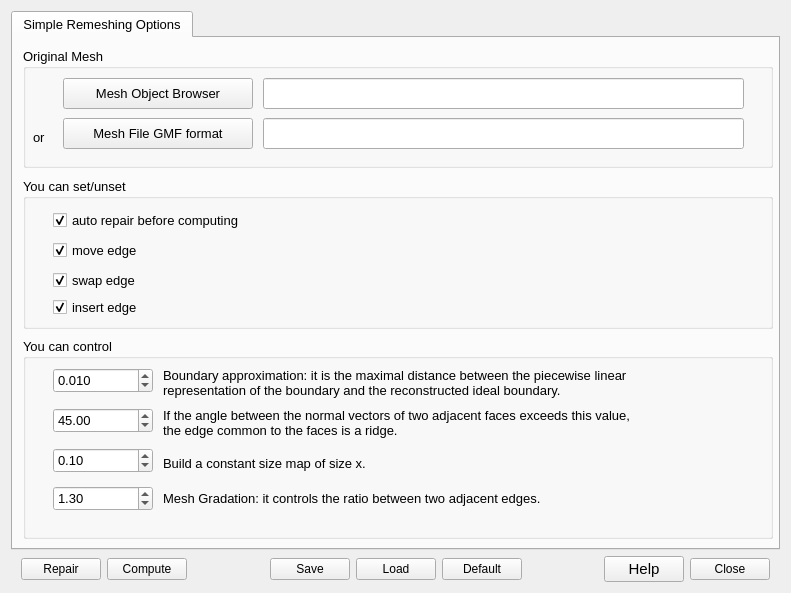
<?xml version="1.0" encoding="UTF-8"?>
<ui version="4.0">
 <class>MmgPlugDialog</class>
 <widget class="QWidget" name="MmgPlugDialog">
  <property name="geometry">
   <rect>
    <x>0</x>
    <y>0</y>
    <width>791</width>
    <height>593</height>
   </rect>
  </property>
  <property name="windowTitle">
   <string>MMG : Remeshing tool</string>
  </property>
  <property name="sizeGripEnabled" stdset="0">
   <bool>false</bool>
  </property>
  <layout class="QGridLayout" name="gridLayout">
   <item row="2" column="0">
    <layout class="QHBoxLayout" name="horizontalLayout">
     <item>
      <spacer name="horizontalSpacer_xx">
       <property name="orientation">
        <enum>Qt::Horizontal</enum>
       </property>
       <property name="sizeType">
        <enum>QSizePolicy::Minimum</enum>
       </property>
       <property name="sizeHint" stdset="0">
        <size>
         <width>10</width>
         <height>20</height>
        </size>
       </property>
      </spacer>
     </item>
     <item>
      <widget class="QPushButton" name="PB_Repair">
       <property name="text">
        <string>Repair</string>
       </property>
      </widget>
     </item>
     <item>
      <widget class="QPushButton" name="PB_OK">
       <property name="text">
        <string>Compute</string>
       </property>
      </widget>
     </item>
     <item>
      <spacer name="horizontalSpacer_4">
       <property name="orientation">
        <enum>Qt::Horizontal</enum>
       </property>
       <property name="sizeHint" stdset="0">
        <size>
         <width>30</width>
         <height>20</height>
        </size>
       </property>
      </spacer>
     </item>
     <item>
      <widget class="QPushButton" name="PB_SaveHyp">
       <property name="text">
        <string>Save</string>
       </property>
       <property name="iconSize">
        <size>
         <width>18</width>
         <height>18</height>
        </size>
       </property>
      </widget>
     </item>
     <item>
      <widget class="QPushButton" name="PB_LoadHyp">
       <property name="text">
        <string>Load</string>
       </property>
       <property name="iconSize">
        <size>
         <width>18</width>
         <height>18</height>
        </size>
       </property>
      </widget>
     </item>
     <item>
      <widget class="QPushButton" name="PB_Default">
       <property name="text">
        <string>Default</string>
       </property>
      </widget>
     </item>
     <item>
      <spacer name="horizontalSpacer">
       <property name="orientation">
        <enum>Qt::Horizontal</enum>
       </property>
       <property name="sizeHint" stdset="0">
        <size>
         <width>30</width>
         <height>20</height>
        </size>
       </property>
      </spacer>
     </item>
     <item>
      <widget class="QPushButton" name="PB_Help">
       <property name="font">
        <font>
         <pointsize>11</pointsize>
        </font>
       </property>
       <property name="text">
        <string>Help</string>
       </property>
      </widget>
     </item>
     <item>
      <widget class="QPushButton" name="PB_Cancel">
       <property name="text">
        <string>Close</string>
       </property>
      </widget>
     </item>
     <item>
      <spacer name="horizontalSpacer_xx">
       <property name="orientation">
        <enum>Qt::Horizontal</enum>
       </property>
       <property name="sizeType">
        <enum>QSizePolicy::Minimum</enum>
       </property>
       <property name="sizeHint" stdset="0">
        <size>
         <width>10</width>
         <height>20</height>
        </size>
       </property>
      </spacer>
     </item>
    </layout>
   </item>
   <item row="1" column="0">
    <widget class="QTabWidget" name="TWOptions">
     <property name="font">
      <font>
       <pointsize>10</pointsize>
      </font>
     </property>
     <property name="currentIndex">
      <number>0</number>
     </property>
     <widget class="QWidget" name="simple">
      <attribute name="title">
       <string>Simple Remeshing Options</string>
      </attribute>
      <widget class="QGroupBox" name="groupBox_1">
       <property name="geometry">
        <rect>
         <x>10</x>
         <y>10</y>
         <width>750</width>
         <height>120</height>
        </rect>
       </property>
       <property name="font">
        <font>
         <pointsize>10</pointsize>
        </font>
       </property>
       <property name="title">
        <string>Original Mesh</string>
       </property>
       <widget class="QPushButton" name="PB_MeshFile">
        <property name="geometry">
         <rect>
          <x>40</x>
          <y>70</y>
          <width>190</width>
          <height>31</height>
         </rect>
        </property>
        <property name="font">
         <font>
          <pointsize>10</pointsize>
         </font>
        </property>
        <property name="text">
         <string>Mesh File GMF format</string>
        </property>
        <property name="iconSize">
         <size>
          <width>18</width>
          <height>18</height>
         </size>
        </property>
       </widget>
       <widget class="QLineEdit" name="LE_MeshFile">
        <property name="geometry">
         <rect>
          <x>240</x>
          <y>70</y>
          <width>481</width>
          <height>31</height>
         </rect>
        </property>
        <property name="font">
         <font>
          <pointsize>10</pointsize>
         </font>
        </property>
       </widget>
       <widget class="QPushButton" name="PB_MeshSmesh">
        <property name="geometry">
         <rect>
          <x>40</x>
          <y>30</y>
          <width>190</width>
          <height>31</height>
         </rect>
        </property>
        <property name="text">
         <string>Mesh Object Browser</string>
        </property>
        <property name="iconSize">
         <size>
          <width>18</width>
          <height>18</height>
         </size>
        </property>
        <property name="checkable">
         <bool>false</bool>
        </property>
       </widget>
       <widget class="QLineEdit" name="LE_MeshSmesh">
        <property name="geometry">
         <rect>
          <x>240</x>
          <y>30</y>
          <width>481</width>
          <height>31</height>
         </rect>
        </property>
        <property name="font">
         <font>
          <pointsize>10</pointsize>
         </font>
        </property>
       </widget>
       <widget class="QLabel" name="label_8">
        <property name="geometry">
         <rect>
          <x>10</x>
          <y>80</y>
          <width>31</width>
          <height>18</height>
         </rect>
        </property>
        <property name="text">
         <string>or</string>
        </property>
       </widget>
      </widget>
      <widget class="QGroupBox" name="groupBox_2">
       <property name="geometry">
        <rect>
         <x>10</x>
         <y>140</y>
         <width>750</width>
         <height>151</height>
        </rect>
       </property>
       <property name="title">
        <string>You can set/unset</string>
       </property>
       <widget class="QCheckBox" name="CB_InsertEdge">
        <property name="geometry">
         <rect>
          <x>30</x>
          <y>117</y>
          <width>271</width>
          <height>25</height>
         </rect>
        </property>
        <property name="toolTip">
         <string>If set, Mmg will not prevent point insertion/deletion</string>
        </property>
        <property name="text">
         <string>insert edge</string>
        </property>
        <property name="checked">
         <bool>true</bool>
        </property>
       </widget>
       <widget class="QCheckBox" name="CB_MoveEdge">
        <property name="geometry">
         <rect>
          <x>30</x>
          <y>60</y>
          <width>271</width>
          <height>25</height>
         </rect>
        </property>
        <property name="toolTip">
         <string>If set, Mmg will not prevent point relocation</string>
        </property>
        <property name="text">
         <string>move edge</string>
        </property>
        <property name="checked">
         <bool>true</bool>
        </property>
       </widget>
       <widget class="QCheckBox" name="CB_SwapEdge">
        <property name="geometry">
         <rect>
          <x>30</x>
          <y>90</y>
          <width>271</width>
          <height>25</height>
         </rect>
        </property>
        <property name="toolTip">
         <string>If set, Mmg will not prevent edge flipping</string>
        </property>
        <property name="text">
         <string>swap edge</string>
        </property>
        <property name="checked">
         <bool>true</bool>
        </property>
       </widget>
       <widget class="QCheckBox" name="CB_RepairBeforeCompute">
        <property name="geometry">
         <rect>
          <x>30</x>
          <y>30</y>
          <width>271</width>
          <height>25</height>
         </rect>
        </property>
        <property name="toolTip">
         <string>If set, Mmg will not prevent edge flipping</string>
        </property>
        <property name="text">
         <string>auto repair before computing</string>
        </property>
        <property name="checked">
         <bool>true</bool>
        </property>
       </widget>
      </widget>
      <widget class="QGroupBox" name="groupBox_3">
       <property name="geometry">
        <rect>
         <x>10</x>
         <y>300</y>
         <width>750</width>
         <height>201</height>
        </rect>
       </property>
       <property name="title">
        <string>You can control</string>
       </property>
       <widget class="QDoubleSpinBox" name="SP_Geomapp">
        <property name="geometry">
         <rect>
          <x>30</x>
          <y>30</y>
          <width>100</width>
          <height>25</height>
         </rect>
        </property>
        <property name="decimals">
         <number>3</number>
        </property>
        <property name="minimum">
         <double>0.000000000000000</double>
        </property>
        <property name="singleStep">
         <double>0.010000000000000</double>
        </property>
        <property name="stepType">
         <enum>QAbstractSpinBox::AdaptiveDecimalStepType</enum>
        </property>
        <property name="value">
         <double>0.010000000000000</double>
        </property>
       </widget>
       <widget class="QLabel" name="label_6">
        <property name="geometry">
         <rect>
          <x>140</x>
          <y>30</y>
          <width>630</width>
          <height>30</height>
         </rect>
        </property>
        <property name="toolTip">
         <string>This value defines a the Hausdorf distance.
A low Hausdorff parameter leads to refine the high curvature areas.</string>
        </property>
        <property name="text">
         <string>Boundary approximation: it is the maximal distance between the piecewise linear
representation of the boundary and the reconstructed ideal boundary.</string>
        </property>
       </widget>
       <widget class="QDoubleSpinBox" name="SP_Ridge">
        <property name="geometry">
         <rect>
          <x>30</x>
          <y>70</y>
          <width>100</width>
          <height>25</height>
         </rect>
        </property>
        <property name="maximum">
         <double>90.000000000000000</double>
        </property>
        <property name="value">
         <double>45.000000000000000</double>
        </property>
       </widget>
       <widget class="QLabel" name="label_7">
        <property name="geometry">
         <rect>
          <x>140</x>
          <y>70</y>
          <width>630</width>
          <height>30</height>
         </rect>
        </property>
        <property name="toolTip">
         <string>By default it is set to 45°.
This means that Mmg dectects a sharp angle at the
interface of 2 boundary elements if the angle between their outward
normals is greater than 45°.</string>
        </property>
        <property name="text">
         <string>If the angle between the normal vectors of two adjacent faces exceeds this value,
the edge common to the faces is a ridge.</string>
        </property>
       </widget>
       <widget class="QDoubleSpinBox" name="SP_HSize">
        <property name="geometry">
         <rect>
          <x>30</x>
          <y>110</y>
          <width>100</width>
          <height>25</height>
         </rect>
        </property>
        <property name="minimum">
         <double>0.010000000000000</double>
        </property>
        <property name="maximum">
         <double>100.000000000000000</double>
        </property>
        <property name="singleStep">
         <double>0.100000000000000</double>
        </property>
        <property name="stepType">
         <enum>QAbstractSpinBox::AdaptiveDecimalStepType</enum>
        </property>
        <property name="value">
         <double>0.100000000000000</double>
        </property>
       </widget>
       <widget class="QLabel" name="label_10">
        <property name="geometry">
         <rect>
          <x>140</x>
          <y>110</y>
          <width>630</width>
          <height>30</height>
         </rect>
        </property>
        <property name="toolTip">
         <string>Mmg will create a mesh that will respect the intersection between the size map
prescribed by the hausdorff parameter and the constant size map
(which means that they keep the smallest size asked).
This intersected size map still respects the gradation parameter.</string>
        </property>
        <property name="text">
         <string>Build a constant size map of size x.</string>
        </property>
       </widget>
       <widget class="QDoubleSpinBox" name="SP_Gradation">
        <property name="geometry">
         <rect>
          <x>30</x>
          <y>148</y>
          <width>100</width>
          <height>25</height>
         </rect>
        </property>
        <property name="singleStep">
         <double>0.010000000000000</double>
        </property>
        <property name="value">
         <double>1.300000000000000</double>
        </property>
       </widget>
       <widget class="QLabel" name="label_12">
        <property name="geometry">
         <rect>
          <x>140</x>
          <y>145</y>
          <width>630</width>
          <height>30</height>
         </rect>
        </property>
        <property name="toolTip">
         <string>With a gradation of h, two adjacent edges e1 and e2 must respect that : 1/h &lt;= e1/e2 &lt;= h.
By default, the gradation value is of 1.3</string>
        </property>
        <property name="text">
         <string>Mesh Gradation: it controls the ratio between two adjacent edges. </string>
        </property>
       </widget>
      </widget>
     </widget>
    </widget>
   </item>
  </layout>
 </widget>
 <resources/>
 <connections/>
</ui>
